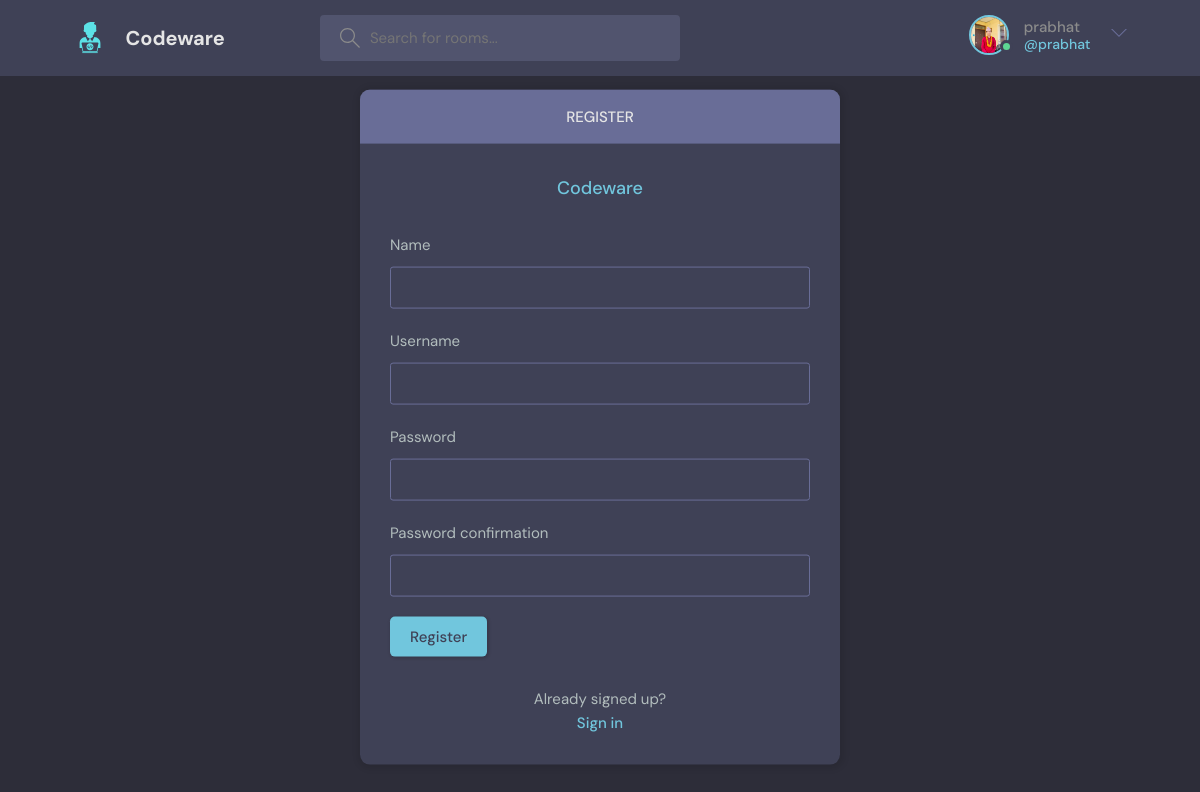
Page /register/ (signed in) on the committed database.
### base/models.py (models this page shows)
class User(AbstractUser):
    name = models.CharField(max_length=200, null=True)
    email = models.EmailField(unique=True, null=True)
    bio = models.TextField(null=True)
    avatar = models.ImageField(null=True, default="avatar.svg")
    USERNAME_FIELD = 'email'
    REQUIRED_FIELDS = []

### base/views.py (the view, shortened to what this page needs)
# urls.py: path('register/', views.registerPage, name="register"),
def registerPage(request):
    form = MyUserCreationForm()
    return render(request, 'base/login_register.html', {'form': form})

### base/forms.py (shortened to what this page needs)
class MyUserCreationForm(UserCreationForm):
    class Meta:
        model = User
        fields = ['name', 'username', 'password1', 'password2']

### base/templates/base/login_register.html (shortened to what this page needs)
{% extends 'main.html' %}
{% block content %}
<main class="auth layout">
  {% if page == 'login' %}
  <div class="container">
    <div class="layout__box">
      <div class="layout__boxHeader">
        <div class="layout__boxTitle">
          <h3>Login</h3>
        </div>
      </div>
      <div class="layout__body">
        <h2 class="auth__tagline">Codeware</h2>
        <form class="form" action="" method="POST">
          {% csrf_token %}
          <div class="form__group">
            <label for="email">Email</label>
            <input id="email" name="email" type="text" placeholder="username" />
          </div>
          <div class="form__group">
            <label for="password">Password</label>
            <input id="password" name="password" type="password" placeholder="••••••••" />
          </div>
          <button class="btn btn--main" type="submit">
            Login
          </button>
        </form>
        <div class="auth__action">
          <p>Haven't signed up yet?</p>
          <a href="{% url 'register' %}" class="btn btn--link">Sign Up</a>
        </div>
      </div>
    </div>
  </div>
  {% else %}
  <div class="container">
    <div class="layout__box">
      <div class="layout__boxHeader">
        <div class="layout__boxTitle">
          <h3>Register</h3>
        </div>
      </div>
      <div class="layout__body">
        <h2 class="auth__tagline">Codeware</h2>
        <form class="form" action="" method="POST">
          {% for field in form %}
          <div class="form__group">
            <label for="{{ field.id_for_label }}">{{ field.label }}</label>
            {{ field }}
          </div>
          {% endfor %}
          <button class="btn btn--main" type="submit">
            Register
          </button>
        </form>
        <div class="auth__action">
          <p>Already signed up?</p>
          <a href="{% url 'login' %}" class="btn btn--link">Sign in</a>
        </div>
      </div>
    </div>
  </div>
  {% endif %}
</main>
{% endblock content %}

### templates/navbar.html (shortened to what this page needs)
{% load static %}
<header class="header header--loggedIn">
    <div class="container">
      <a href="{% url 'home' %}" class="header__logo">
        <img src="{% static 'images/logo1.svg' %}" />
        <h1>Codeware</h1>
      </a>
      <form class="header__search" method="GET" action="{% url 'home' %}">
        <label>
          <input name="q" placeholder="Search for rooms..." />
        </label>
      </form>
      <nav class="header__menu">
        {% if request.user.is_authenticated %}
        <div class="header__user">
          <a href="{% url 'update-user' %}">
            <div class="avatar avatar--medium active">
              <img src="{{request.user.avatar.url}}" />
            </div>
            <p> {{request.user.username}} <span>@{{request.user.username}} </span></p>
          </a>
          <button class="dropdown-button">
            <svg version="1.1" xmlns="http://www.w3.org/2000/svg" width="32" height="32" viewBox="0 0 32 32">
              <title>chevron-down</title>
              <path d="M16 21l-13-13h-3l16 16 16-16h-3l-13 13z"></path>
            </svg>
          </button>
        </div>
        {% else %}
        <a href="{% url 'login' %}">
          <img src="{% static 'images/avatar.svg' %}" />
          <p>Login</p>
        </a>
            {% endif %}
      </nav>
    </div>
  </header>

### rows in the picture
User: user.avatar (picture), user.username "prabhat"

### other values in the picture
{{ field.label }} "Name" "Username" "Password" "Password confirmation"
